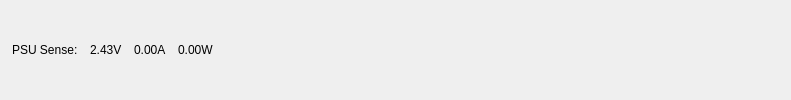
               <widget class="QWidget" name="widget_8" native="true">
                <property name="minimumSize">
                 <size>
                  <width>0</width>
                  <height>32</height>
                 </size>
                </property>
                <property name="maximumSize">
                 <size>
                  <width>16777215</width>
                  <height>302</height>
                 </size>
                </property>
                <layout class="QHBoxLayout" name="horizontalLayout_4">
                 <property name="spacing">
                  <number>12</number>
                 </property>
                 <property name="leftMargin">
                  <number>12</number>
                 </property>
                 <property name="topMargin">
                  <number>0</number>
                 </property>
                 <property name="rightMargin">
                  <number>12</number>
                 </property>
                 <property name="bottomMargin">
                  <number>0</number>
                 </property>
                 <item>
                  <widget class="QLabel" name="label_20">
                   <property name="text">
                    <string>PSU Sense:</string>
                   </property>
                  </widget>
                 </item>
                 <item>
                  <widget class="QLabel" name="lblPSUVolt">
                   <property name="text">
                    <string>2.43V</string>
                   </property>
                  </widget>
                 </item>
                 <item>
                  <widget class="QLabel" name="lblPSUAmp">
                   <property name="text">
                    <string>0.00A</string>
                   </property>
                  </widget>
                 </item>
                 <item>
                  <widget class="QLabel" name="lblPSUWatt">
                   <property name="text">
                    <string>0.00W</string>
                   </property>
                  </widget>
                 </item>
                 <item>
                  <spacer name="horizontalSpacer_2">
                   <property name="orientation">
                    <enum>Qt::Horizontal</enum>
                   </property>
                   <property name="sizeHint" stdset="0">
                    <size>
                     <width>565</width>
                     <height>20</height>
                    </size>
                   </property>
                  </spacer>
                 </item>
                </layout>
               </widget>
